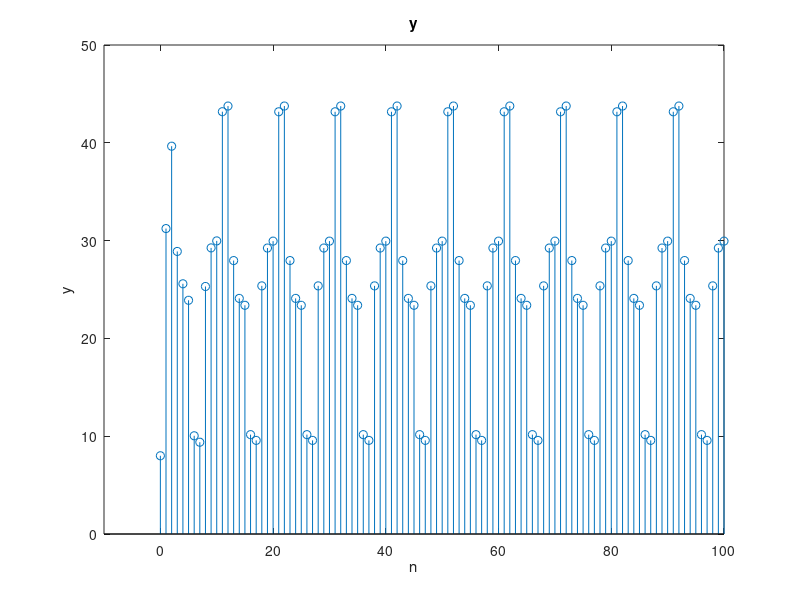

Recreate this plot in MATLAB.
% prac2_19_3.m
% 한밭대 20191780 육정훈

a = [1, -0.5, 0.25];
b = [1, 2, 0, 1];
n = 0:100;
x = 5 + (3 * cos(0.2 * pi * n) + 4 * sin(0.6 * pi * n));
y = filter(b, a, x);
stem(n, y); title("y"); xlabel("n"); ylabel("y"); axis([-10, 100]);
